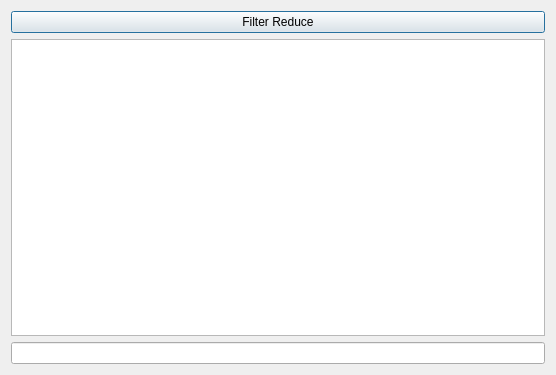
<?xml version="1.0" encoding="UTF-8"?>
<ui version="4.0">
 <class>Dialog</class>
 <widget class="QDialog" name="Dialog">
  <property name="geometry">
   <rect>
    <x>0</x>
    <y>0</y>
    <width>556</width>
    <height>375</height>
   </rect>
  </property>
  <property name="windowTitle">
   <string>Dialog</string>
  </property>
  <layout class="QVBoxLayout" name="verticalLayout_2">
   <item>
    <layout class="QVBoxLayout" name="verticalLayout">
     <item>
      <widget class="QPushButton" name="pushButton">
       <property name="text">
        <string>Filter Reduce</string>
       </property>
      </widget>
     </item>
     <item>
      <layout class="QHBoxLayout" name="horizontalLayout">
       <item>
        <widget class="QListWidget" name="listWidget"/>
       </item>
      </layout>
     </item>
    </layout>
   </item>
   <item>
    <widget class="QLineEdit" name="lineEdit"/>
   </item>
  </layout>
 </widget>
 <layoutdefault spacing="6" margin="11"/>
 <resources/>
 <connections/>
</ui>
